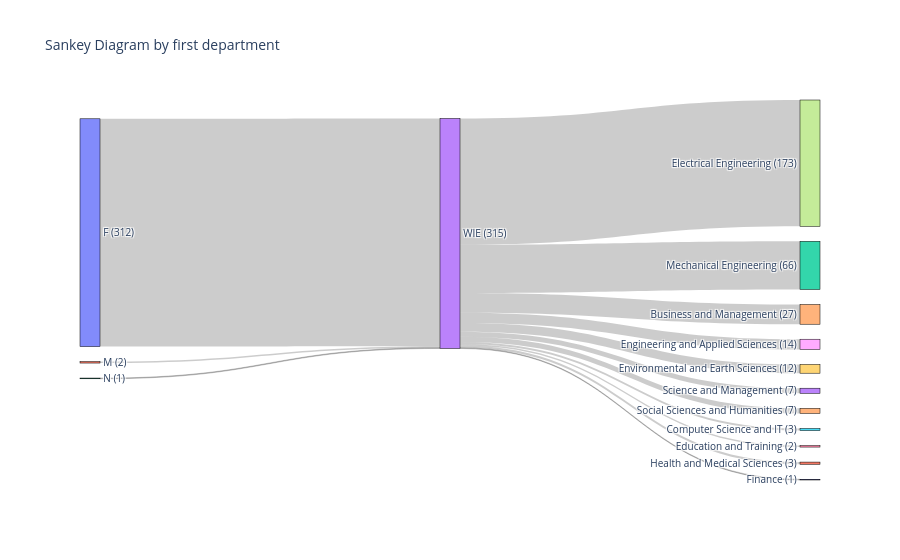

Notebook cell for this chart:
### Code cell
import pandas as pd
import plotly.graph_objects as go

# Assuming the data is already loaded in csv_norm_2015_2023_ug
# Node 1: Group by 'LEVEL' and 'DEPARTMENT'
san_year_level = filter_by_program('WIE').groupby(['GENDER', 'PROGRAM'])['ID'].count().reset_index()
san_year_level = san_year_level.rename(columns={'GENDER': 'source', 'PROGRAM': 'target', 'ID': 'value'})

# Node 2: Group by 'DEPARTMENT' and 'PROGRAM'
san_year_program = filter_by_program('WIE').groupby(['PROGRAM', 'DEPARTMENT'])['ID'].count().reset_index()
san_year_program = san_year_program.rename(columns={'PROGRAM': 'source', 'DEPARTMENT': 'target', 'ID': 'value'})

# Combine the two datasets
combined_df = pd.concat([san_year_level, san_year_program])

# Unique values that contain unique values of source and target
unique_nodes = list(pd.unique(combined_df[['source','target']].values.ravel("K")))

# Dictionary to map nodes to indices
mapping_dict = {k: v for v, k in enumerate(unique_nodes)}

# Map the nodes in the DataFrame
combined_df['source'] = combined_df['source'].map(mapping_dict)
combined_df['target'] = combined_df['target'].map(mapping_dict)

# Convert DataFrame to a dictionary with lists
link_dict = combined_df.to_dict(orient="list")

# Step 1: Calculate counts for each node
node_counts = combined_df.groupby('source')['value'].sum().to_dict()
node_counts.update(combined_df.groupby('target')['value'].sum().to_dict())

# Step 2: Create a new label with counts
updated_labels = [f"{node} ({node_counts.get(idx, 0)})" for idx, node in enumerate(unique_nodes)]

# Step 3: Create the Sankey diagram with updated labels
fig = go.Figure(data=[go.Sankey(
    node=dict(
        pad=15,
        thickness=20,
        line=dict(color="black", width=0.5),
        label=updated_labels,  # Use updated labels here
    ),
    link=dict(
        source=link_dict["source"],
        target=link_dict["target"],
        value=link_dict["value"],
    )
)])

# Update layout
fig.update_layout(title_text="Sankey Diagram by first department", font_size=10)

# Display the Sankey diagram
fig.show()

### Figure 1 — Plotly figure (JSON) as saved in the notebook; plotly's stock layout.template omitted (floating-point values rounded to 4 significant figures)
{"data": [{"link": {"source": [0, 1, 2, 3, 3, 3, 3, 3, 3, 3, 3, 3, 3, 3], "target": [3, 3, 3, 4, 5, 6, 7, 8, 9, 10, 11, 12, 13, 14], "value": [312, 2, 1, 27, 3, 2, 173, 14, 12, 1, 3, 66, 7, 7]}, "node": {"label": ["F (312)", "M (2)", "N (1)", "WIE (315)", "Business and Management (27)", "Computer Science and IT (3)", "Education and Training (2)", "Electrical Engineering (173)", "Engineering and Applied Sciences (14)", "Environmental and Earth Sciences (12)", "Finance (1)", "Health and Medical Sciences (3)", "Mechanical Engineering (66)", "Science and Management (7)", "Social Sciences and Humanities (7)"], "line": {"color": "black", "width": 0.5}, "pad": 15, "thickness": 20}, "type": "sankey"}], "layout": {"font": {"size": 10}, "title": {"text": "Sankey Diagram by first department"}}}
